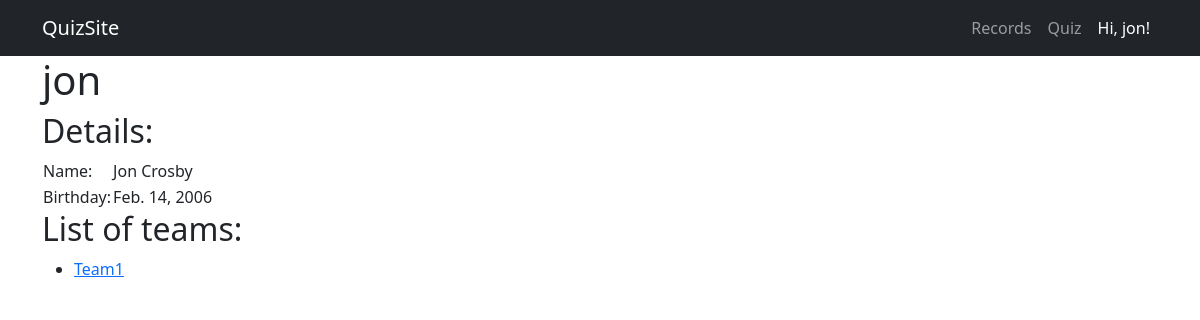
Page /records/user/1/ (signed in) on the committed database.
### Records/models.py (models this page shows, shortened)
class Individual(models.Model):
    name = models.CharField(max_length=100)
    birthday = models.DateField((""), auto_now=False, auto_now_add=False, default=None)
    user = models.OneToOneField(User, on_delete=models.CASCADE, null=True, blank=True)

class Team(models.Model):
    name = models.CharField(max_length=100)
    orginization = models.ForeignKey(Orginization, on_delete=models.CASCADE)
    season = models.ForeignKey(Season, on_delete=models.CASCADE)
    def __str__(self):
        return self.name
    def url(self):
        return f"/records/{self.season.league.pk}/{self.season.pk}/team/{self.pk}"

### Records/views.py (the view)
# urls.py: path('user/<int:individual_id>/', views.individual, name='individual'),
@login_required
def individual(request, individual_id):
    individual = get_object_or_404(Individual, pk=individual_id)
    teams = [_.team for _ in TeamMembership.objects.filter(individual_id=individual_id)]
    return render(request, "Records/individual.html", {'individual': individual, 'teams': teams})

### Records/templates/Records/individual.html (shortened to what this page needs)
{% extends "base.html" %}
{% block content %}
    <h1>{{ individual.user.username }}</h1>
    <h2>Details:</h2>
    <table>
        <tr>
            <td>Name:</td>
            <td>{{ individual.name }}</td>
        </tr>
        <tr>
            <td>Birthday:</td>
            <td>{{ individual.birthday }}</td>
        </tr>
    </table>
    <h2>List of teams:</h2>
    {% if teams %}
        <ul>
            {% for t in teams %}
                <li>
                    <a href="{{ t.url }}">{{ t }}</a>
                </li>
            {% endfor %}
        </ul>
    {% else %}
        <p>No individuals are available.</p>
    {% endif %}
{% endblock content %}

### templates/base.html (shortened to what this page needs)
<!DOCTYPE html>
<html lang="en">
    <head>
        {% load static %}
        <link rel="stylesheet" href="{% static 'css/styles.css' %}"/>
        <link rel="stylesheet"
              href="https://cdn.jsdelivr.net/npm/bootstrap-icons@1.3.0/font/bootstrap-icons.css"/>
    </head>
    <body>
        <nav class="navbar navbar-expand-lg navbar-dark bg-dark">
            <div class="container">
                <a class="navbar-brand" href="{% url 'index' %}">QuizSite</a>
                <div class="collapse navbar-collapse" id="navbarSupportedContent">
                    <ul class="navbar-nav ms-auto mb-2 mb-lg-0">
                        <li class="nav-item">
                            <a class="nav-link" aria-current="page" href="{% url 'records:index' %}">Records</a>
                        </li>
                        <li class="nav-item">
                            <a class="nav-link" aria-current="page" href="{% url 'quiz:index' %}">Quiz</a>
                        </li>
                        <li class="nav-item">
                            {% if user.is_authenticated %}
                                <a class="nav-link"
                                   style="color: white"
                                   aria-current="page"
                                   href="{% url 'auth:profile' %}">Hi, {{ user.username }}!</a>
                            {% else %}
                                <a class="nav-link"
                                   style="color: white"
                                   aria-current="page"
                                   href="{% url 'login' %}">Login</a>
                            {% endif %}
                        </li>
                    </ul>
                </div>
            </div>
        </nav>
        <div class="container">
            {% block content %}
            {% endblock content %}
        </div>
    </body>
</html>

### rows in the picture
Individual: user.username "jon", name "Jon Crosby", birthday "Feb. 14, 2006"
Team: name "Team1"

### other values in the picture
{{ user.username }} "jon"
